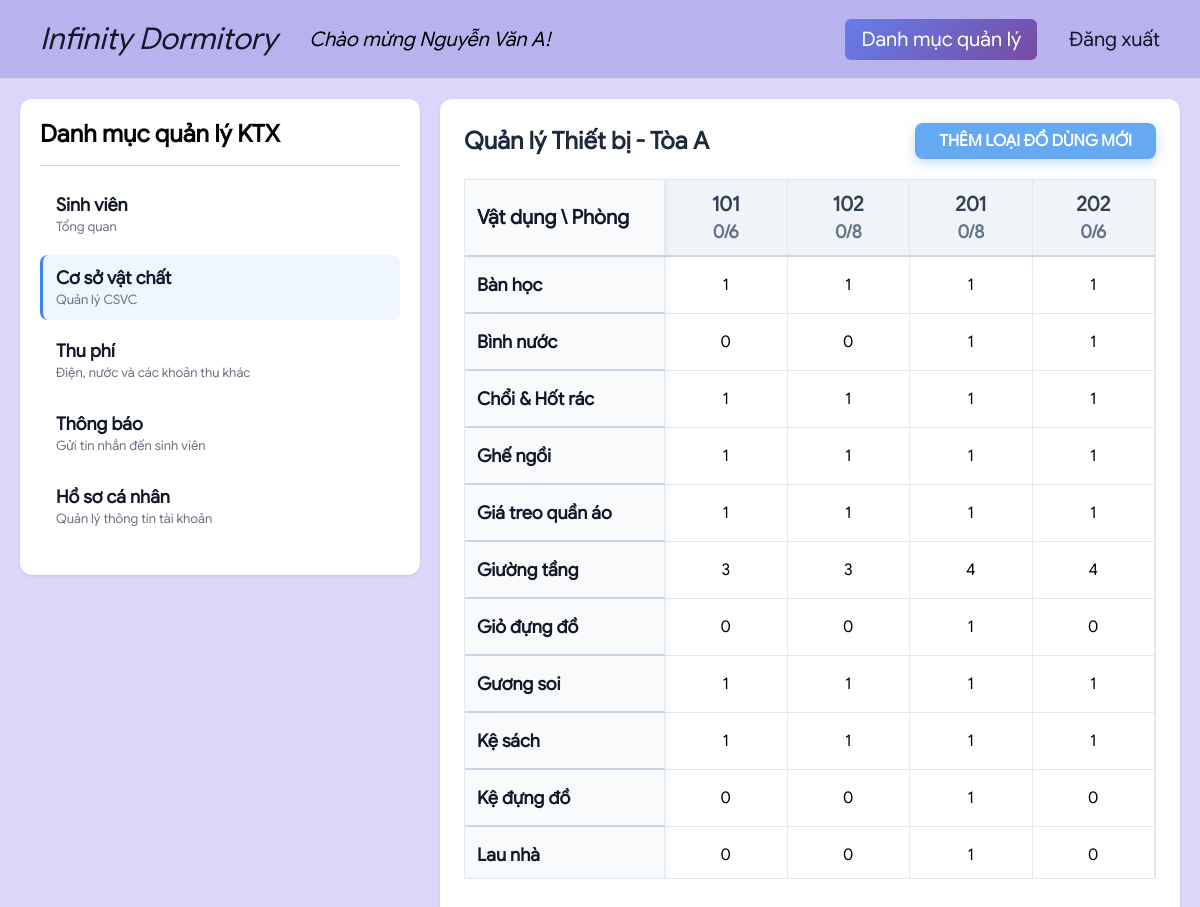
Page /manager/dashboard.php?view=facilities (signed in) on the earlier database version.
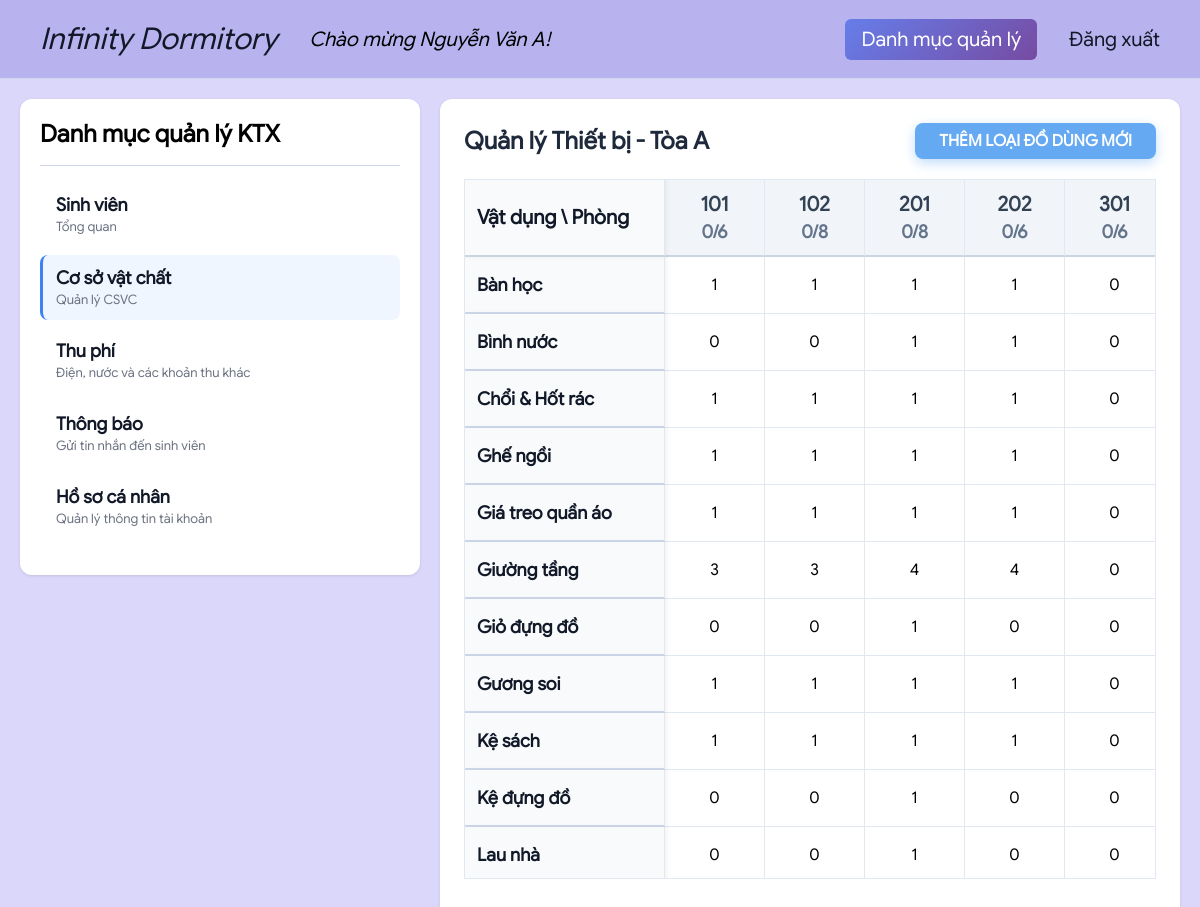
Same page on the later database version.
### tables this page shows
CREATE TABLE ROOM
(
    ROOM_ID VARCHAR(10),
    GENDER VARCHAR(10),
    CAPACITY INT,
    OCCUPIED INT NOT NULL DEFAULT 0,
    BLOCK_ID VARCHAR(10),
    FOREIGN KEY (BLOCK_ID) REFERENCES BLOCK(BLOCK_ID),
    PRIMARY KEY (BLOCK_ID, ROOM_ID)
);

### manager/views/facilities.php (the view, shortened to what this page needs)
<?php
  require_once '../database_connection.php';
  $raw_facilities = [];
  $rooms = [];
  $itemTypes = [];
  $managerBlock = $_SESSION['block'];
  if ($conn)
    {
      mysqli_set_charset($conn, "utf8mb4");
      $roomQuery = "SELECT ROOM_ID, CAPACITY, OCCUPIED FROM ROOM WHERE BLOCK_ID = ? ORDER BY ROOM_ID";
      $stmt = $conn->prepare($roomQuery);
      $stmt->bind_param("s", $managerBlock);
      $stmt->execute();
      $res = $stmt->get_result();
      while ($row = $res->fetch_assoc())
      {
        $rooms[$row['ROOM_ID']] = $row;
      }
      $fcltQuery = "SELECT * FROM FACILITY WHERE BLOCK_ID = ?";
      $stmtFclt = $conn->prepare($fcltQuery);
      $stmtFclt->bind_param("s", $managerBlock);
      $stmtFclt->execute();
      $resFclt = $stmtFclt->get_result();
      while ($f = $resFclt->fetch_assoc())
      {
        $raw_facilities[] = $f;
        if (!in_array($f['FCLT_TYPE'], $itemTypes))
            $itemTypes[] = $f['FCLT_TYPE'];
      }
      sort($itemTypes);
  }
  function countItems($raw_data, $roomId, $type)
  {
      $count = 0;
      foreach ($raw_data as $item) {
          if ($item['ROOM_ID'] == $roomId && $item['FCLT_TYPE'] == $type)
              $count++;
      }
      return $count;
  }
?>
<div class="view-header" style="display: flex; justify-content: space-between; align-items: center; margin-bottom: 20px;">
  <h2 style="margin: 0; color: #1e293b; font-family: 'Google Sans';">Quản lý Thiết bị - Tòa <?= $managerBlock ?></h2>
  <button onclick="FacilityManager.addNewType()"
    style="padding: 8px 24px; background: #64a9f2; color: white; font-family: 'Google Sans'; font-size: 16px; font-weight: bold; border: none; border-radius: 8px; cursor: pointer; transition: 0.3s; box-shadow: 0 4px 12px rgba(100, 169, 242, 0.4);">
  THÊM LOẠI ĐỒ DÙNG MỚI
  </button>
</div>
<div class="matrix-container">
  <div class="matrix-table">
    <table>
      <thead>
        <tr>
          <th class="sticky-col" style="font-size: 20px; background: #f8fafc;">Vật dụng \ Phòng</th>
          <?php foreach ($rooms as $id => $room): ?>
          <th class="room-header" data-room-id="<?= $id ?>">
            <div class="room-no"><?= $id ?></div>
            <div class="room-stats">
              <i class="fa fa-users"></i> <?= $room['OCCUPIED'] ?>/<?= $room['CAPACITY'] ?>
            </div>
          </th>
          <?php endforeach; ?>
        </tr>
      </thead>
      <tbody>
        <?php foreach ($itemTypes as $type): ?>
        <tr>
          <th class="sticky-col" style="font-weight: 600;"><?= htmlspecialchars($type) ?></th>
          <?php foreach ($rooms as $id => $room):
            $qty = countItems($raw_facilities, $id, $type);
            ?>
          <td>
            <span class="qty-cell <?= $qty > 0 ? 'has-items' : '' ?>" data-room-id="<?= $id ?>"
              data-item="<?= htmlspecialchars($type) ?>">
            <?= $qty ?>
            </span>
          </td>
          <?php endforeach; ?>
        </tr>
        <?php endforeach; ?>
      </tbody>
    </table>
  </div>
</div>

### manager/dashboard.php (shortened to what this page needs)
<?php
  $menuItems = [
    'students'      => [
      'title' => 'Sinh viên',
      'desc' => 'Tổng quan',
      'js' => 'js/students.js',
      'css' => 'css/students.css'
    ],
    'facilities'      => [
      'title' => 'Cơ sở vật chất',
      'desc' => 'Quản lý CSVC',
      'js' => 'js/facilities.js',
      'css' => 'css/facilities.css'
    ],
    'revenue'       => [
      'title' => 'Thu phí',
      'desc' => 'Điện, nước và các khoản thu khác',
      'js' => 'js/revenue.js',
      'css' => 'css/revenue.css'
    ],
    'notifications' => [
      'title' => 'Thông báo',
      'desc' => 'Gửi tin nhắn đến sinh viên',
      'js' => 'js/notifications.js',
      'css' => 'css/notifications.css'
    ],
    'profile'       => [
      'title' => 'Hồ sơ cá nhân',
      'desc' => 'Quản lý thông tin tài khoản',
      'js' => 'js/profile.js',
      'css' => 'css/profile.css'
    ]
  ];
  $view = $_GET['view'] ?? 'students';
  $view = array_key_exists($view, $menuItems) ? $view : 'students';
  $current = $menuItems[$view];
?>
<!DOCTYPE html>
<html lang="vi">
  <head>
    <link rel="stylesheet" href="../css/public.css" />
    <?php if (isset($current['css']))
      echo "<link rel='stylesheet' href='{$current['css']}'>";
    ?>
  </head>
  <body>
    <header class="nav">
      <a href="home.php" style="font-style: italic; font-size: 30px;">Infinity Dormitory</a>
      <p style="font-size: 20px; font-style: italic">Chào mừng <?= htmlspecialchars($_SESSION['name'] ?? 'Admin') ?>!</p>
      <a href="dashboard.php" class="active" style="margin-left:auto">Danh mục quản lý</a>
      <a href="../logout.php">Đăng xuất</a>
    </header>
    <main class="container">
      <aside class="sidebar">
        <div class="sidebar-header">
          <h2>Danh mục quản lý KTX</h2>
        </div>
        <nav class="sidebar-list">
          <?php foreach ($menuItems as $key => $item): ?>
          <a href="?view=<?= $key ?>" class="sidebar-item <?= $view === $key ? 'active' : '' ?>">
            <div class="item-title"><?= $item['title'] ?></div>
            <div class="item-desc"><?= $item['desc'] ?></div>
          </a>
          <?php endforeach; ?>
        </nav>
      </aside>
      <section class="content-area">
          <?php include "views/{$view}.php"; ?>
      </section>
    </main>
  </body>
</html>

### css/public.css (style rules this page uses)
:root { --cl: linear-gradient(135deg, #667eea 0%, #764ba2 100%); --hov: linear-gradient(135deg,rgba(77, 102, 214, 1) 0%, rgba(100, 52, 148, 1) 100%); --primary: #3b82f6; --primary-dark: #2563eb; --danger: #ef4444; --danger-dark: #991100; --success: #10b981; --bg-gray: #f7f9fc; --border: #ced8ea; --text: #111827; --text-muted: #6b7280; }
* { box-sizing: border-box; margin: 0; padding: 0; }
body { font-family: 'Google Sans', sans-serif; }
.nav { background: #b8b3ef; padding: 12px 24px; display: flex; align-items: center; gap: 16px; border-bottom: 1px solid var(--border); box-shadow: 0 1px 3px rgba(0, 0, 0, 0.05); }
.nav a { text-decoration: none; color: var(--text); padding: 8px 16px; border-radius: 6px; font-weight: 500; font-size: 20px; transition: all 0.2s; }
.nav a.active { background: var(--cl); color: white; }
.sidebar { width: 400px; background: white; border-radius: 12px; padding: 20px; box-shadow: 0 1px 3px rgba(0, 0, 0, 0.1); display: flex; flex-direction: column; height: fit-content; position: sticky; top: 20px; }
.sidebar-header { padding-bottom: 16px; border-bottom: 1px solid var(--border); margin-bottom: 16px; }
.sidebar-list { display: flex; flex-direction: column; gap: 8px; margin-bottom: 16px; }
.sidebar-item { display: block; padding: 12px 16px; border-radius: 8px; text-decoration: none; color: var(--text); transition: all 0.2s; cursor: pointer; }
.sidebar-item.active { background: #eff6ff; border-left: 3px solid var(--primary); padding-left: 13px; }
.sidebar-item .item-title { font-weight: 600; font-size: 18px; margin-bottom: 2px; }
.sidebar-item .item-desc { font-size: 13px; color: var(--text-muted); }
.container { display: flex; min-height: calc(100vh - 57px); gap: 20px; padding: 20px; background: #dad7fb; }
.content-area { flex: 1; min-width: 0; background: white; padding: 24px; border-radius: 12px; box-shadow: 0 1px 3px rgba(0, 0, 0, 0.1); min-height: 500px; }
.content-area h2 { font-weight: 700; margin-bottom: 20px; color: var(--text); }
table { width: 100%; border-collapse: collapse; background: white; border-radius: 8px; box-shadow: 0 1px 3px rgba(0, 0, 0, 0.1); }
table th { background: #f9fafb; padding: 12px; text-align: left; font-weight: 600; font-size: 14px; color: var(--text); border-bottom: 2px solid var(--border); }

### manager/css/facilities.css (style rules this page uses)
.matrix-container { width: 100%; max-height: 700px; overflow: auto; position: relative; background: #fff; border: 1px solid #e2e8f0; }
.matrix-table table { border-collapse: separate; border-spacing: 0; width: 100%; }
.matrix-table thead th { text-align: center; font-size: 18px; position: sticky; top: 0; z-index: 20; background: #f1f5f9; border-bottom: 2px solid #cbd5e1; border-right: 1px solid #e2e8f0; }
.matrix-table td.sticky-col, .matrix-table th.sticky-col { font-size: 18px; position: sticky; left: 0; background-color: #f8fafc; z-index: 10; min-width: 200px; width: 200px; text-align: left; font-weight: 600; box-shadow: 2px 0 5px rgba(0, 0, 0, 0.05); border-right: 1px solid #e2e8f0; }
.matrix-table thead th:first-child, .matrix-table thead th.sticky-col { z-index: 40; top: 0; left: 0; background: #f1f5f9; }
.matrix-table td { padding: 12px; border-bottom: 1px solid #e2e8f0; border-right: 1px solid #e2e8f0; text-align: center; background: #fff; }
.room-header { cursor: help; transition: background 0.2s; min-width: 100px; }
.room-no { font-size: 20px; font-weight: bold; color: #334155; }
.room-stats { font-size: 18px; color: #64748b; margin-top: 4px; }
.qty-cell { display: inline-block; padding: 6px 12px; border-radius: 4px; cursor: pointer; transition: all 0.2s; }

Differences in the rows shown:
added room: id "301", OCCUPIED "0", CAPACITY "6", qty "0"
